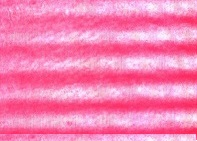
#> input picture MP/testjpg/1.jpg, 197 x 141 px, found by its file name
$ python functions.py
#> lines starting #> are read from the running program, lines starting #| are printed output that depends on the picture; after the words box and inside, x2 and y2 are one past the last pixel; in counts of white or black regions, pixels touching at a corner belong together
"""=========================================================================================
Date   :  2020.03.20
Author :  玩具反斗星
WeChat :  SCNU20172321114
Note   ： 1、本程序用于莫尔条纹的精确检测与计数。
          2、请确保运行环境正确，在运行前请先测试图像是否清晰。
          3、本程序针对的对象为与水平成-90°<α<90°的莫尔条纹的竖直运动。
          4、莫尔条纹与水平面成倾斜角越接近45°越好（防止数据溢出）。
          5、坐标转换说明： (x,y) = (j,-i) 。条纹位于(x,y)系的第四象限内。

How To Set Parameters:
          1.按下1、2、3、4或5分别进入参数1、2、3、4、5的设置
            (1、5去噪等级>0，2自适应区间范围>0，|3自适应偏移量|<255,4开运算核宽>0)
          2.进入设置后按下+或-调整参数大小
            (控制台会有提示)
          3.随时可以按Esc退出。当图片大小合适后，按回车完成。
========================================================================================="""

import numpy as np
from numpy import array
import cv2

jpg_file = 'testjpg\\1.jpg'
ts_del_pix = 25  # 删除的像素
nl, rgs, ecs, kewd, gl = 9, 42, 17, 7, 22
# 去噪等级noise level,自适应区间范围ranges,自适应偏移量excursion,
# 开运算核宽kernel width, 高斯去噪等级gauss level
rsp = 3  # 拟合预留像素reserved pixel
p_data = [nl, rgs, ecs, kewd, gl]
"""======================================================================================"""


def gg(filename):  # get gray(salt and pepper noise)
    """1,转化为灰度图；2,去椒盐噪声。
    输入文件名，提取灰度数据并去除椒盐噪声。输出图片的灰度。第二参数必须为奇数"""
#> called with filename = 'testjpg\\1.jpg'
    im = cv2.imread(filename)  # 读取图片文件
#> im is the input picture: shape (141, 197, 3); mean B, G, R 180.6, 130.4, 247.5
    im = cv2.cvtColor(im, cv2.COLOR_RGB2GRAY)  # 转化为灰度图
#> im: shape (141, 197)
    im = cv2.medianBlur(im, 2 * nl + 1)  # 去椒盐噪声
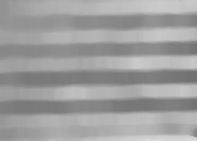
#> im: shape (141, 197); min 114, max 221, mean 158.5
    im = cv2.GaussianBlur(im, (2 * gl + 1, 2 * gl + 1), 0)  # 去高斯噪音
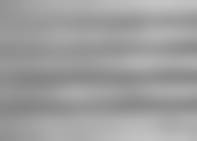
#> im: shape (141, 197); min 134, max 196, mean 158.5
    return im


def ib(im, Get_equalizeHist=0):  # image binaryzation
    """3,直方图均衡化；4，图像二值化。
    输入图片1，均衡化并进行局部阈值自适应的图像二值化,输出图片2。
    或者再次处理图片1，进行局部阈值自适应的图像二值化,输出图片2和3。"""
#> called with Get_equalizeHist = 0
    ibim1 = cv2.equalizeHist(im)
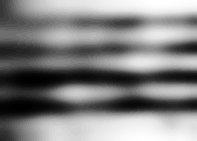
#> ibim1: shape (141, 197); min 0, max 255, mean 130
    # im = cv2.threshold(im,0,255,cv2.THRESH_BINARY+cv2.THRESH_OTSU) # 非区域自适应
    ibim1 = cv2.adaptiveThreshold(
        ibim1, 255, cv2.ADAPTIVE_THRESH_GAUSSIAN_C, cv2.THRESH_BINARY, rgs * 2 + 1, ecs)
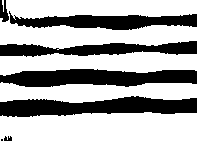
#> ibim1: shape (141, 197); 65.6% white; 7 black regions (1 under 20 px), largest, box (x1, y1, x2, y2) and area: (0, 96, 197, 117) 2818, (0, 69, 197, 87) 2684, (9, 11, 197, 30) 2002, (0, 41, 197, 57) 1880, (0, 0, 9, 22) 129, (4, 136, 12, 141) 30
    # 说明：第2、3个参数：阈值（此处用Otsu确定）和像素的目标灰度，rgs*2+1是保证其为奇数
    # Binary：二值化，Otsu：最大类间方差法
    kernel = np.ones((2 * kewd + 1, 2 * kewd + 1), np.uint8)  # 创建开运算的核
    ibim1 = cv2.morphologyEx(ibim1, cv2.MORPH_OPEN, kernel)  # 开运算
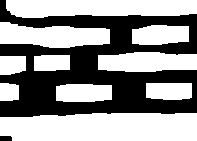
#> ibim1: shape (141, 197); 57.7% white; 2 black regions, box (x1, y1, x2, y2) and area: (0, 0, 197, 117) 11677, (0, 136, 12, 141) 59
#> (key Esc is pressed here)
    if Get_equalizeHist == 0:
        return ibim1
    else:
        ibim2 = cv2.adaptiveThreshold(
            im, 255, cv2.ADAPTIVE_THRESH_GAUSSIAN_C, cv2.THRESH_BINARY, rgs * 2 + 1, ecs)
        ibim2 = cv2.morphologyEx(ibim2, cv2.MORPH_OPEN, kernel)  # 开运算
        return ibim1, ibim2


def ts(im, pixel=2):  # Zhang-Suen算法 thining step
    """5,图像细化。
    输入一张灰度图，开始提取莫尔条纹的骨架。输出骨架的中间部分，裁剪一定像素。"""
#> called with pixel = 25
    im = im[pixel:im.shape[0] - 2 * pixel, pixel:im.shape[1] - 2 * pixel]  # 边框截取
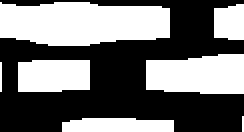
#> im: shape (66, 122) (shown 2 times larger); 44.9% white; 7 white regions (2 under 20 px), largest, box (x1, y1, x2, y2) and area: (0, 1, 85, 23) 1578, (73, 27, 122, 47) 859, (9, 30, 45, 46) 555, (31, 59, 87, 66) 359, (107, 2, 122, 20) 245
    delstep = [1, 1]  # 该变量用于指示循环是否继续。当[0,0]时，结束循环。
    step = 2  # 该变量用于指示当前标记点为步骤1还是步骤2
    # im[0,:]=im[im.shape[0]-1,:]=im[:,0]=im[:,im.shape[1]-1]=255 # cdt1若取到1，可加边框骨架。
    while delstep != [0, 0]:  # 只有当delstep1&2都结束才停止细化
        step = 3 - step  # 1:step1, 2:step2
        delstep[step - 1] = 0  # 继续循环指示归0
        im0 = im / 255  # 在im0判据板上判断，在im标记板上确定是否删除
        countdelpoint = 0  # 计数
        countpixel = 0
        jump = 0
        for i in range(im0.shape[0]):
            if (i * (i - im0.shape[0] + 1)) == 0:
                continue
            for j in range(im0.shape[1]):
                countpixel += 1
                if (j * (j - im0.shape[1] + 1)) * (im0[i][j]) == 0:
                    jump += 1
                    continue
                """判断四个条件:condition1~4"""
                [[p9, p2, p3], [p8, p1, p4], [p7, p6, p5]] = im0[i - 1:i + 2, j - 1:j + 2]
                pdata = [p2, p3, p4, p5, p6, p7, p8, p9]  # 将外围数据储存在pdata数组中
                cdt1 = 1 if 1 <= (sum(pdata)) <= 6 else 0  # 2<=s(p)<=6
                cdt2 = 1 if (sum((1 - pdata[x - 1]) * pdata[x] for x in range(8))) == 1 else 0
                cdt3 = 1 - (p2 * p4 * pdata[2 + 2 * step])
                cdt4 = 1 - (p6 * p8 * pdata[4 - 2 * step])
                """是否删除？"""
                cdt0 = cdt1 * cdt2 * cdt3 * cdt4  # cdt0=1的点符合条件，需要标记
                if (cdt0 == 1):
                    countdelpoint += 1
                    im[i][j] = 0  # 在im标记板上确定是否删除
                    delstep = [1, 1]  # 触发继续循环指示
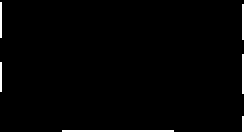
#> im: shape (66, 122) (shown 2 times larger); 1.7% white in thin lines or dots
#> after the loop, step = 2

    im0 = im[pixel:im.shape[0] - 2 * pixel, pixel:im.shape[1] - 2 * pixel]  # 边框截取
#> im0 = empty array
    cv2.imshow('pic0', im0)
    cv2.waitKey(0)
    cv2.destroyAllWindows()
    return im0


# [84 lines left out: functions cf, dtit, not called in this run]


def set_parameters(filename, param_data, param_weight=(1, 1, 2, 1, 1)):
    """调整参数
    输入图像，可自定义默认参数，调节的权重，开始调参。直接改变参数值，因此无返回值。"""
    global nl, rgs, ecs, kewd, gl
    nl, rgs, ecs, kewd, gl = param_data  # 参数传递
    img = gg(filename)  # 灰度化，去噪
    img = ib(img)  # 均衡化，二值化
    params = [nl, rgs, ecs, kewd, gl]
    print('originparams=[{},{},{},{},{}]'.format(nl, rgs, ecs, kewd, gl))
    numpara = 3  # 默认设置参数3，因为它是唯一可以为负的
    while 1:
        cv2.imshow('image', img)
        k = cv2.waitKey(0)
        if k == 27:  # wait for ESC key to exit
            cv2.destroyAllWindows()
            break
        elif k == 13:  # Set parameters: OK
            cv2.destroyAllWindows()
            print('Last parameters:', params)
            break
        elif k in [49, 50, 51, 52, 53]:  # ord('1','2','3','4','5')
            numpara = k - 49
            paramtext = [' NoiseLevel', '   Ranges  ', ' Excursion ', 'KernelWidth', 'GaussianLevel']
            print('=====\n   【   set  ', paramtext[numpara], '   】')
            continue
        elif k in [43, 45]:  # ord('+','-')
            dvalue = 44 - k  # -1 or 1
            params[numpara] += dvalue * param_weight[numpara]
            nl, rgs, ecs, kewd, gl = params  # 参数重新赋值
            img = gg(filename)  # 灰度化，去噪
            cv2.imshow('ib', img)
            cv2.imshow('gg', img * 255)
            img = ib(img)  # 均衡化，二值化
            print('parameters:', params)
        else:
            continue


"""======================================================================================"""

"""主函数"""


def main():
    """提取图片源"""
    """按步骤执行，并输出图片"""
    set_parameters(jpg_file,p_data)
    im1 = gg(jpg_file)
    im2 = ib(im1)
    cv2.imwrite('2-1.jpg', im2)
    im2 = ts(im2, ts_del_pix)
#> im2 = empty array
    cv2.imwrite('2-2.jpg', im2)


"""主程序"""
if __name__ == '__main__':
    main()
